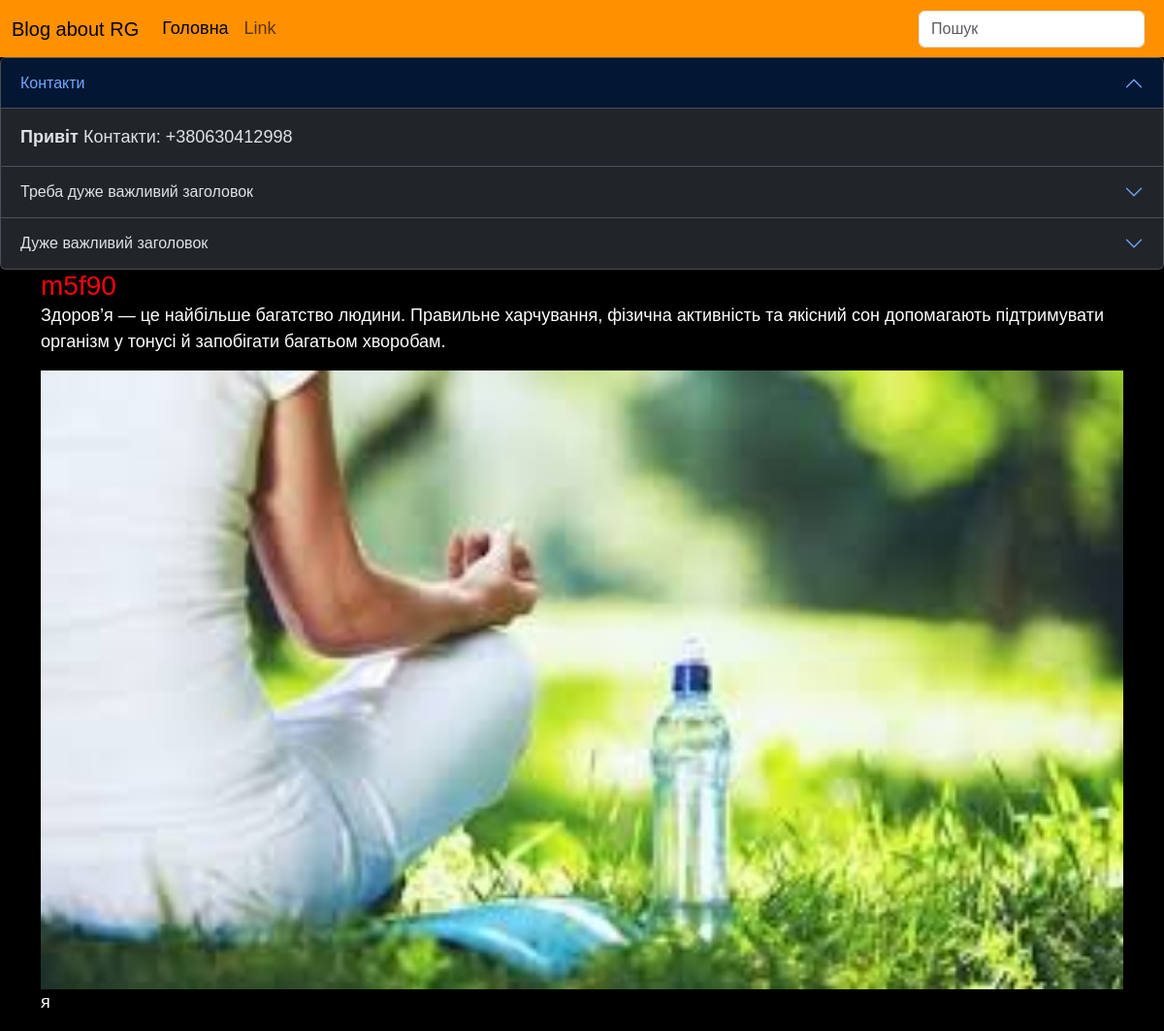
The app's page /article/3, older data.
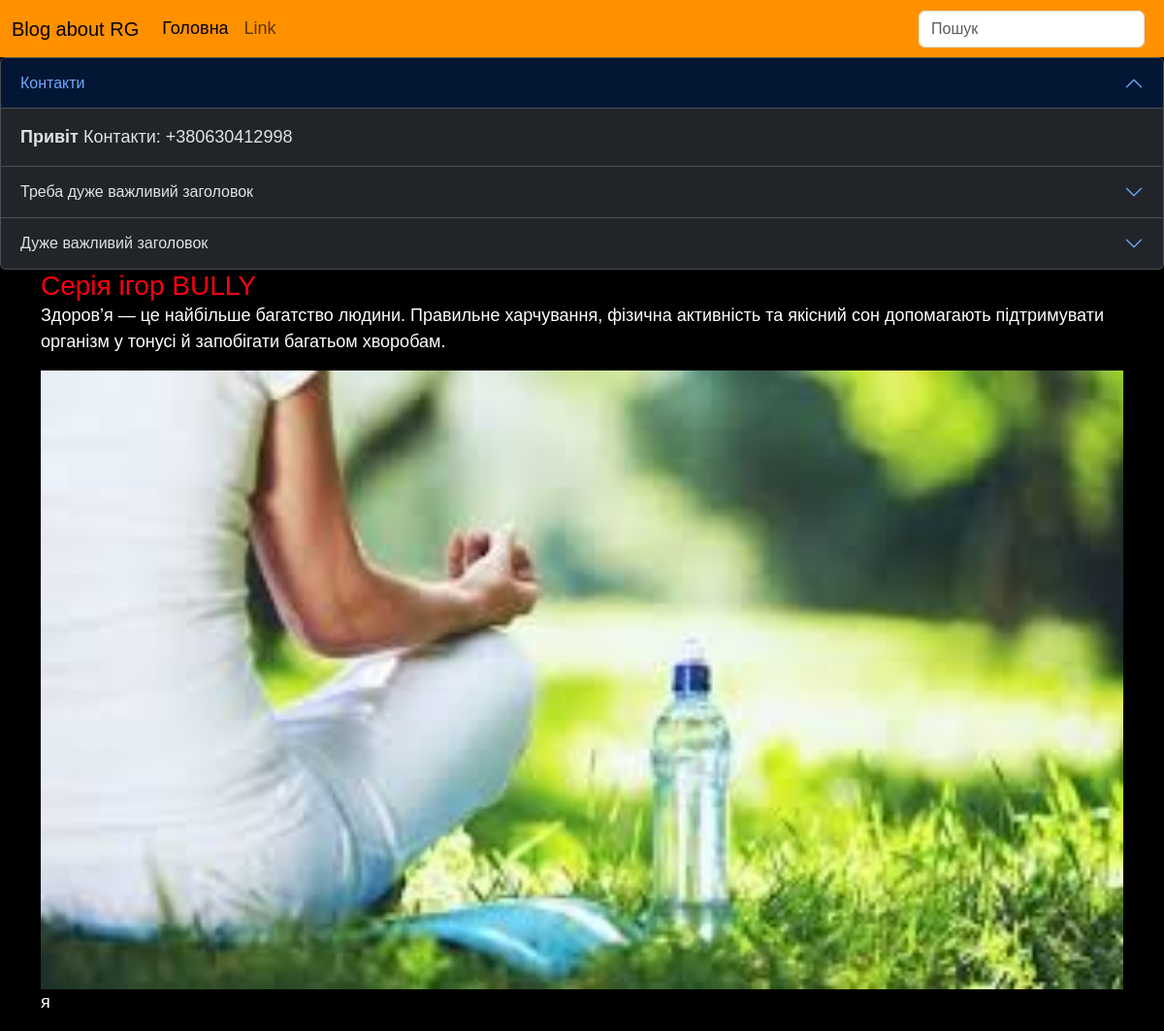
The same page, newer data.
### tables this page shows
CREATE TABLE articles (
    id  INTEGER PRIMARY KEY AUTOINCREMENT,
    title TEXT NOT NULL,
    text TEXT,
    author TEXT NOT NULL,
    image TEXT,
    created TEXT DEFAULT CURRENT_TIMESTAMP,
    category_id INTEGER REFERENCES categories(id)       
);

### app.py (the view)
@app.route("/article/<int:article_id>")
def article_page(article_id):
    article = get_article(article_id)
    return render_template("article_page.html", article=article)

### sql_scripts.py (called while the page is built)
def get_article(article_id):
    conn = sqlite3.connect('blog.db')
    cursor = conn.cursor()
    cursor.execute("SELECT * FROM articles WHERE id = ?", [article_id,])
    articles = cursor.fetchone()
    conn.close()
    return articles

### templates/article_page.html
{% extends 'base.html' %}
{% block content %}
<h3 class="card-title">{{article[1]}}</h3>
<p class="card-text">{{article[2]}}</p>
<img src="{{ url_for('static', filename=article[4])}} " class="card-img-top" alt="...">
<p class="card-text">{{article[3]}}</p>
{% endblock content %}

### templates/base.html (shortened to what this page needs)
<!DOCTYPE html>
<html lang="en">
<head>
    <link href="https://cdn.jsdelivr.net/npm/bootstrap@5.3.3/dist/css/bootstrap.min.css" rel="stylesheet">
    <link rel="stylesheet" href="{{ url_for('static', filename='style.css')}}">
</head>
<body data-bs-theme="dark">
    <nav data-bs-theme="light" class="navbar navbar-expand-lg">
        <div class="container-fluid">
          <a class="navbar-brand" href="#">Blog about RG</a>
          <div class="collapse navbar-collapse" id="navbarSupportedContent">
            <ul class="navbar-nav me-auto mb-2 mb-lg-0">
              <li class="nav-item">
                <a class="nav-link active" aria-current="page" href="{{url_for('index')}}">Головна</a>
              </li>
              <li class="nav-item">
                <a class="nav-link" href="https://www.bing.com/videos/riverview/relatedvideo?q=rickroll+youtube+link&refig=32DCC239A63E4C6AA90BB70B68A49BE8&pc=U531&ucpdpc=UCPD&pq=rickroll+you&pqlth=12&assgl=21&sgcn=rickroll+youtube+link&qs=UT&sgtpv=UT&smvpcn=0&swbcn=12&sctcn=0&sc=12-12&sp=2&ghc=1&cvid=32DCC239A63E4C6AA90BB70B68A49BE8&clckatsg=1&hsmssg=0&ru=%2fsearch%3fq%3drickroll%2byoutube%2blink%26form%3dANNTH1%26refig%3d32DCC239A63E4C6AA90BB70B68A49BE8%26pc%3dU531%26ucpdpc%3dUCPD%26pq%3drickroll%2byou%26pqlth%3d12%26assgl%3d21%26sgcn%3drickroll%2byoutube%2blink%26qs%3dUT%26sgtpv%3dUT%26smvpcn%3d0%26swbcn%3d12%26sctcn%3d0%26sc%3d12-12%26sp%3d2%26ghc%3d1%26cvid%3d32DCC239A63E4C6AA90BB70B68A49BE8%26clckatsg%3d1%26hsmssg%3d0&mmscn=vwrc&mid=172DC0A2FDF42E2386D5172DC0A2FDF42E2386D5&FORM=WRVORC&ntb=1&msockid=584020e3212611f09d58bc089f8652e3">Link</a>
              </li>
              <li class="nav-item">
                <a class="nav-link disabled" aria-disabled="true"></a>
              </li>
            </ul>
            <form action="{{url_for('search')}}" class="d-flex" role="search">
            <input name="query" class="form-control me-2" id="search" placeholder="Пошук">
          </div>
        </div>
      </nav>
      <div class="accordion" id="accordionExample">
        <div class="accordion-item">
          <h2 class="accordion-header">
            <button class="accordion-button" type="button" data-bs-toggle="collapse" data-bs-target="#collapseOne" aria-expanded="true" aria-controls="collapseOne">
              Контакти
            </button>
          </h2>
          <div id="collapseOne" class="accordion-collapse collapse show" data-bs-parent="#accordionExample">
            <div class="accordion-body">
              <strong>Привіт</strong> Контакти: +380630412998
            </div>
          </div>
        </div>
        <div class="accordion-item">
          <h2 class="accordion-header">
            <button class="accordion-button collapsed" type="button" data-bs-toggle="collapse" data-bs-target="#collapseTwo" aria-expanded="false" aria-controls="collapseTwo">
              Треба дуже важливий заголовок
            </button>
          </h2>
        </div>
        <div class="accordion-item">
          <h2 class="accordion-header">
            <button class="accordion-button collapsed" type="button" data-bs-toggle="collapse" data-bs-target="#collapseThree" aria-expanded="false" aria-controls="collapseThree">
              Дуже важливий заголовок
            </button>
          </h2>
      </div>
      <main class="container">
{% block content %}
{% endblock content %}
</body>
</html>

### static/style.css (style rules this page uses)
body { background: rgb(32, 32, 32); color: white; font-size: large; font-family: Arial, Helvetica, sans-serif ; }
nav { background: #ff9100; }

### templates/base.html (style rules this page uses)
p { color: rgb(255, 255, 255); }
body { background: rgb(0, 0, 0); color: rgb(255, 0, 17); }

Row changes from the older to the newer data that the page shows:
changed articles: title "m5f90" → "Серія ігор BULLY"
